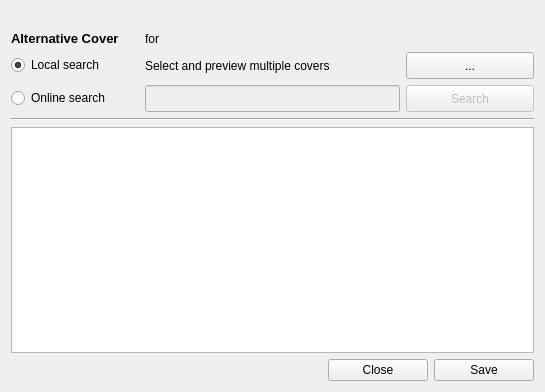
<?xml version="1.0" encoding="UTF-8"?>
<ui version="4.0">
 <class>AlternateCovers</class>
 <widget class="QDialog" name="AlternateCovers">
  <property name="geometry">
   <rect>
    <x>0</x>
    <y>0</y>
    <width>545</width>
    <height>392</height>
   </rect>
  </property>
  <property name="windowTitle">
   <string>Search alternative image</string>
  </property>
  <layout class="QGridLayout" name="gridLayout">
   <item row="0" column="0" colspan="4">
    <widget class="QLabel" name="lab_title">
     <property name="font">
      <font>
       <weight>75</weight>
       <bold>true</bold>
      </font>
     </property>
     <property name="text">
      <string/>
     </property>
    </widget>
   </item>
   <item row="3" column="3">
    <widget class="QPushButton" name="btn_search">
     <property name="enabled">
      <bool>false</bool>
     </property>
     <property name="sizePolicy">
      <sizepolicy hsizetype="Fixed" vsizetype="Fixed">
       <horstretch>0</horstretch>
       <verstretch>0</verstretch>
      </sizepolicy>
     </property>
     <property name="minimumSize">
      <size>
       <width>50</width>
       <height>27</height>
      </size>
     </property>
     <property name="maximumSize">
      <size>
       <width>156113</width>
       <height>27</height>
      </size>
     </property>
     <property name="focusPolicy">
      <enum>Qt::StrongFocus</enum>
     </property>
     <property name="text">
      <string>Search</string>
     </property>
    </widget>
   </item>
   <item row="2" column="3">
    <widget class="QPushButton" name="btn_file">
     <property name="minimumSize">
      <size>
       <width>0</width>
       <height>27</height>
      </size>
     </property>
     <property name="maximumSize">
      <size>
       <width>16777215</width>
       <height>27</height>
      </size>
     </property>
     <property name="focusPolicy">
      <enum>Qt::StrongFocus</enum>
     </property>
     <property name="text">
      <string>...</string>
     </property>
    </widget>
   </item>
   <item row="3" column="1" colspan="2">
    <widget class="QLineEdit" name="le_search">
     <property name="enabled">
      <bool>false</bool>
     </property>
     <property name="minimumSize">
      <size>
       <width>0</width>
       <height>27</height>
      </size>
     </property>
     <property name="maximumSize">
      <size>
       <width>16777215</width>
       <height>27</height>
      </size>
     </property>
     <property name="focusPolicy">
      <enum>Qt::ClickFocus</enum>
     </property>
    </widget>
   </item>
   <item row="3" column="0">
    <widget class="QRadioButton" name="rb_online">
     <property name="focusPolicy">
      <enum>Qt::StrongFocus</enum>
     </property>
     <property name="text">
      <string>Online search</string>
     </property>
    </widget>
   </item>
   <item row="2" column="0">
    <widget class="QRadioButton" name="rb_local">
     <property name="focusPolicy">
      <enum>Qt::StrongFocus</enum>
     </property>
     <property name="text">
      <string>Local search</string>
     </property>
     <property name="checked">
      <bool>true</bool>
     </property>
    </widget>
   </item>
   <item row="2" column="1" colspan="2">
    <widget class="QLabel" name="label">
     <property name="text">
      <string>Select and preview multiple covers</string>
     </property>
    </widget>
   </item>
   <item row="5" column="0" colspan="4">
    <widget class="QTableView" name="tv_images">
     <property name="enabled">
      <bool>true</bool>
     </property>
     <property name="minimumSize">
      <size>
       <width>520</width>
       <height>220</height>
      </size>
     </property>
     <property name="verticalScrollBarPolicy">
      <enum>Qt::ScrollBarAsNeeded</enum>
     </property>
     <property name="tabKeyNavigation">
      <bool>false</bool>
     </property>
     <property name="showDropIndicator" stdset="0">
      <bool>false</bool>
     </property>
     <property name="dragDropOverwriteMode">
      <bool>false</bool>
     </property>
     <property name="selectionMode">
      <enum>QAbstractItemView::SingleSelection</enum>
     </property>
     <property name="verticalScrollMode">
      <enum>QAbstractItemView::ScrollPerPixel</enum>
     </property>
     <property name="horizontalScrollMode">
      <enum>QAbstractItemView::ScrollPerPixel</enum>
     </property>
     <property name="showGrid">
      <bool>false</bool>
     </property>
     <property name="gridStyle">
      <enum>Qt::NoPen</enum>
     </property>
     <property name="cornerButtonEnabled">
      <bool>false</bool>
     </property>
     <attribute name="horizontalHeaderVisible">
      <bool>false</bool>
     </attribute>
     <attribute name="horizontalHeaderHighlightSections">
      <bool>false</bool>
     </attribute>
     <attribute name="horizontalHeaderMinimumSectionSize">
      <number>100</number>
     </attribute>
     <attribute name="verticalHeaderVisible">
      <bool>false</bool>
     </attribute>
     <attribute name="verticalHeaderDefaultSectionSize">
      <number>100</number>
     </attribute>
     <attribute name="verticalHeaderHighlightSections">
      <bool>false</bool>
     </attribute>
     <attribute name="verticalHeaderMinimumSectionSize">
      <number>100</number>
     </attribute>
    </widget>
   </item>
   <item row="6" column="0" colspan="4">
    <layout class="QHBoxLayout" name="horizontalLayout">
     <item>
      <widget class="QLabel" name="lab_status">
       <property name="text">
        <string/>
       </property>
      </widget>
     </item>
     <item>
      <spacer name="horizontalSpacer">
       <property name="orientation">
        <enum>Qt::Horizontal</enum>
       </property>
       <property name="sizeHint" stdset="0">
        <size>
         <width>40</width>
         <height>20</height>
        </size>
       </property>
      </spacer>
     </item>
     <item>
      <widget class="QPushButton" name="btn_cancel">
       <property name="minimumSize">
        <size>
         <width>100</width>
         <height>0</height>
        </size>
       </property>
       <property name="maximumSize">
        <size>
         <width>100</width>
         <height>16777215</height>
        </size>
       </property>
       <property name="focusPolicy">
        <enum>Qt::StrongFocus</enum>
       </property>
       <property name="text">
        <string>Close</string>
       </property>
      </widget>
     </item>
     <item>
      <widget class="QPushButton" name="btn_save">
       <property name="minimumSize">
        <size>
         <width>100</width>
         <height>0</height>
        </size>
       </property>
       <property name="maximumSize">
        <size>
         <width>100</width>
         <height>16777215</height>
        </size>
       </property>
       <property name="focusPolicy">
        <enum>Qt::StrongFocus</enum>
       </property>
       <property name="text">
        <string>Save</string>
       </property>
       <property name="icon">
        <iconset resource="../Icons.qrc">
         <normaloff>:/icons/save.png</normaloff>:/icons/save.png</iconset>
       </property>
      </widget>
     </item>
    </layout>
   </item>
   <item row="4" column="0" colspan="4">
    <widget class="Line" name="line">
     <property name="orientation">
      <enum>Qt::Horizontal</enum>
     </property>
    </widget>
   </item>
   <item row="1" column="0">
    <widget class="QLabel" name="label_2">
     <property name="font">
      <font>
       <pointsize>10</pointsize>
       <weight>75</weight>
       <bold>true</bold>
      </font>
     </property>
     <property name="text">
      <string>Alternative Cover</string>
     </property>
    </widget>
   </item>
   <item row="1" column="1" colspan="3">
    <widget class="QLabel" name="lab_info">
     <property name="text">
      <string>for</string>
     </property>
    </widget>
   </item>
  </layout>
 </widget>
 <resources>
  <include location="../Icons.qrc"/>
 </resources>
 <connections>
  <connection>
   <sender>rb_online</sender>
   <signal>toggled(bool)</signal>
   <receiver>btn_search</receiver>
   <slot>setEnabled(bool)</slot>
   <hints>
    <hint type="sourcelabel">
     <x>71</x>
     <y>75</y>
    </hint>
    <hint type="destinationlabel">
     <x>466</x>
     <y>75</y>
    </hint>
   </hints>
  </connection>
  <connection>
   <sender>rb_online</sender>
   <signal>toggled(bool)</signal>
   <receiver>btn_file</receiver>
   <slot>setDisabled(bool)</slot>
   <hints>
    <hint type="sourcelabel">
     <x>71</x>
     <y>75</y>
    </hint>
    <hint type="destinationlabel">
     <x>466</x>
     <y>42</y>
    </hint>
   </hints>
  </connection>
  <connection>
   <sender>rb_online</sender>
   <signal>toggled(bool)</signal>
   <receiver>le_search</receiver>
   <slot>setEnabled(bool)</slot>
   <hints>
    <hint type="sourcelabel">
     <x>71</x>
     <y>75</y>
    </hint>
    <hint type="destinationlabel">
     <x>269</x>
     <y>75</y>
    </hint>
   </hints>
  </connection>
  <connection>
   <sender>rb_online</sender>
   <signal>toggled(bool)</signal>
   <receiver>label</receiver>
   <slot>setDisabled(bool)</slot>
   <hints>
    <hint type="sourcelabel">
     <x>72</x>
     <y>75</y>
    </hint>
    <hint type="destinationlabel">
     <x>268</x>
     <y>42</y>
    </hint>
   </hints>
  </connection>
 </connections>
</ui>
